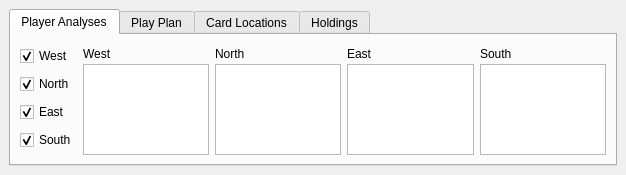
<?xml version="1.0" encoding="UTF-8"?>
<ui version="4.0">
 <class>CStatusWnd</class>
 <widget class="QDockWidget" name="CStatusWnd">
  <property name="geometry">
   <rect>
    <x>0</x>
    <y>0</y>
    <width>626</width>
    <height>175</height>
   </rect>
  </property>
  <property name="maximumSize">
   <size>
    <width>524287</width>
    <height>200</height>
   </size>
  </property>
  <property name="windowTitle">
   <string>Status</string>
  </property>
  <widget class="QWidget" name="dockWidgetContents">
   <layout class="QVBoxLayout" name="verticalLayout_16">
    <item>
     <widget class="QTabWidget" name="statusSheet">
      <property name="currentIndex">
       <number>0</number>
      </property>
      <widget class="QWidget" name="analysisPage">
       <attribute name="title">
        <string>Player Analyses</string>
       </attribute>
       <layout class="QVBoxLayout" name="verticalLayout_15">
        <item>
         <layout class="QHBoxLayout" name="horizontalLayout_9">
          <item>
           <layout class="QVBoxLayout" name="verticalLayout">
            <item>
             <widget class="QCheckBox" name="playAnalysisShowWest">
              <property name="text">
               <string>West</string>
              </property>
              <property name="checked">
               <bool>true</bool>
              </property>
             </widget>
            </item>
            <item>
             <widget class="QCheckBox" name="playAnalysisShowNorth">
              <property name="text">
               <string>North</string>
              </property>
              <property name="checked">
               <bool>true</bool>
              </property>
             </widget>
            </item>
            <item>
             <widget class="QCheckBox" name="playAnalysisShowEast">
              <property name="text">
               <string>East</string>
              </property>
              <property name="checked">
               <bool>true</bool>
              </property>
             </widget>
            </item>
            <item>
             <widget class="QCheckBox" name="playAnalysisShowSouth">
              <property name="text">
               <string>South</string>
              </property>
              <property name="checked">
               <bool>true</bool>
              </property>
             </widget>
            </item>
           </layout>
          </item>
          <item>
           <widget class="QWidget" name="analysisWest" native="true">
            <property name="enabled">
             <bool>true</bool>
            </property>
            <property name="sizePolicy">
             <sizepolicy hsizetype="Preferred" vsizetype="Preferred">
              <horstretch>0</horstretch>
              <verstretch>0</verstretch>
             </sizepolicy>
            </property>
            <layout class="QVBoxLayout" name="verticalLayout_14">
             <property name="spacing">
              <number>0</number>
             </property>
             <property name="margin">
              <number>0</number>
             </property>
             <item>
              <layout class="QVBoxLayout" name="verticalLayout_13">
               <item>
                <layout class="QHBoxLayout" name="horizontalLayout_2">
                 <item>
                  <widget class="QLabel" name="label_7">
                   <property name="text">
                    <string>West</string>
                   </property>
                  </widget>
                 </item>
                 <item>
                  <spacer name="horizontalSpacer_3">
                   <property name="orientation">
                    <enum>Qt::Horizontal</enum>
                   </property>
                   <property name="sizeHint" stdset="0">
                    <size>
                     <width>40</width>
                     <height>20</height>
                    </size>
                   </property>
                  </spacer>
                 </item>
                </layout>
               </item>
               <item>
                <widget class="QPlainTextEdit" name="playerAnalysisWest">
                 <property name="readOnly">
                  <bool>true</bool>
                 </property>
                 <property name="plainText">
                  <string/>
                 </property>
                </widget>
               </item>
              </layout>
             </item>
            </layout>
           </widget>
          </item>
          <item>
           <widget class="QWidget" name="analysisNorth" native="true">
            <property name="enabled">
             <bool>true</bool>
            </property>
            <layout class="QVBoxLayout" name="verticalLayout_12">
             <property name="spacing">
              <number>0</number>
             </property>
             <property name="margin">
              <number>0</number>
             </property>
             <item>
              <layout class="QVBoxLayout" name="verticalLayout_11">
               <item>
                <layout class="QHBoxLayout" name="horizontalLayout_6">
                 <item>
                  <widget class="QLabel" name="label_8">
                   <property name="text">
                    <string>North</string>
                   </property>
                  </widget>
                 </item>
                 <item>
                  <spacer name="horizontalSpacer_5">
                   <property name="orientation">
                    <enum>Qt::Horizontal</enum>
                   </property>
                   <property name="sizeHint" stdset="0">
                    <size>
                     <width>40</width>
                     <height>20</height>
                    </size>
                   </property>
                  </spacer>
                 </item>
                </layout>
               </item>
               <item>
                <widget class="QPlainTextEdit" name="playerAnalysisNorth">
                 <property name="readOnly">
                  <bool>true</bool>
                 </property>
                </widget>
               </item>
              </layout>
             </item>
            </layout>
           </widget>
          </item>
          <item>
           <widget class="QWidget" name="analysisEast" native="true">
            <layout class="QVBoxLayout" name="verticalLayout_10">
             <property name="spacing">
              <number>0</number>
             </property>
             <property name="margin">
              <number>0</number>
             </property>
             <item>
              <layout class="QVBoxLayout" name="verticalLayout_9">
               <item>
                <layout class="QHBoxLayout" name="horizontalLayout_7">
                 <item>
                  <widget class="QLabel" name="label_9">
                   <property name="text">
                    <string>East</string>
                   </property>
                  </widget>
                 </item>
                 <item>
                  <spacer name="horizontalSpacer_6">
                   <property name="orientation">
                    <enum>Qt::Horizontal</enum>
                   </property>
                   <property name="sizeHint" stdset="0">
                    <size>
                     <width>40</width>
                     <height>20</height>
                    </size>
                   </property>
                  </spacer>
                 </item>
                </layout>
               </item>
               <item>
                <widget class="QPlainTextEdit" name="playerAnalysisEast">
                 <property name="readOnly">
                  <bool>true</bool>
                 </property>
                </widget>
               </item>
              </layout>
             </item>
            </layout>
           </widget>
          </item>
          <item>
           <widget class="QWidget" name="analysisSouth" native="true">
            <layout class="QVBoxLayout" name="verticalLayout_8">
             <property name="spacing">
              <number>0</number>
             </property>
             <property name="margin">
              <number>0</number>
             </property>
             <item>
              <layout class="QVBoxLayout" name="verticalLayout_7">
               <item>
                <layout class="QHBoxLayout" name="horizontalLayout_8">
                 <item>
                  <widget class="QLabel" name="label_10">
                   <property name="text">
                    <string>South</string>
                   </property>
                  </widget>
                 </item>
                 <item>
                  <spacer name="horizontalSpacer_7">
                   <property name="orientation">
                    <enum>Qt::Horizontal</enum>
                   </property>
                   <property name="sizeHint" stdset="0">
                    <size>
                     <width>40</width>
                     <height>20</height>
                    </size>
                   </property>
                  </spacer>
                 </item>
                </layout>
               </item>
               <item>
                <widget class="QPlainTextEdit" name="playerAnaslysisSouth">
                 <property name="readOnly">
                  <bool>true</bool>
                 </property>
                </widget>
               </item>
              </layout>
             </item>
            </layout>
           </widget>
          </item>
         </layout>
        </item>
       </layout>
      </widget>
      <widget class="QWidget" name="playPlanPage">
       <attribute name="title">
        <string>Play Plan</string>
       </attribute>
       <layout class="QVBoxLayout" name="verticalLayout_3">
        <item>
         <layout class="QVBoxLayout" name="verticalLayout_2">
          <item>
           <layout class="QHBoxLayout" name="horizontalLayout">
            <item>
             <widget class="QLabel" name="label">
              <property name="text">
               <string>Declarer:</string>
              </property>
             </widget>
            </item>
            <item>
             <widget class="QLineEdit" name="playPlanDeclarer">
              <property name="maximumSize">
               <size>
                <width>40</width>
                <height>16777215</height>
               </size>
              </property>
              <property name="readOnly">
               <bool>true</bool>
              </property>
             </widget>
            </item>
            <item>
             <widget class="QLabel" name="label_2">
              <property name="text">
               <string># Plays:</string>
              </property>
             </widget>
            </item>
            <item>
             <widget class="QLineEdit" name="playPlanPlays">
              <property name="maximumSize">
               <size>
                <width>40</width>
                <height>16777215</height>
               </size>
              </property>
              <property name="readOnly">
               <bool>true</bool>
              </property>
             </widget>
            </item>
            <item>
             <widget class="QLabel" name="label_3">
              <property name="text">
               <string>Current:</string>
              </property>
             </widget>
            </item>
            <item>
             <widget class="QLineEdit" name="playPlanCurrent">
              <property name="maximumSize">
               <size>
                <width>40</width>
                <height>16777215</height>
               </size>
              </property>
              <property name="readOnly">
               <bool>true</bool>
              </property>
             </widget>
            </item>
            <item>
             <spacer name="horizontalSpacer">
              <property name="orientation">
               <enum>Qt::Horizontal</enum>
              </property>
              <property name="sizeHint" stdset="0">
               <size>
                <width>40</width>
                <height>20</height>
               </size>
              </property>
             </spacer>
            </item>
           </layout>
          </item>
          <item>
           <widget class="QTableWidget" name="playPlan">
            <property name="showGrid">
             <bool>false</bool>
            </property>
            <property name="columnCount">
             <number>12</number>
            </property>
            <attribute name="horizontalHeaderStretchLastSection">
             <bool>true</bool>
            </attribute>
            <attribute name="verticalHeaderVisible">
             <bool>false</bool>
            </attribute>
            <column/>
            <column/>
            <column/>
            <column/>
            <column/>
            <column/>
            <column/>
            <column/>
            <column/>
            <column/>
            <column/>
            <column/>
           </widget>
          </item>
         </layout>
        </item>
       </layout>
      </widget>
      <widget class="QWidget" name="cardLocationsPage">
       <attribute name="title">
        <string>Card Locations</string>
       </attribute>
       <layout class="QVBoxLayout" name="verticalLayout_5">
        <item>
         <layout class="QVBoxLayout" name="verticalLayout_4">
          <item>
           <layout class="QHBoxLayout" name="horizontalLayout_3">
            <item>
             <widget class="QLabel" name="label_4">
              <property name="text">
               <string>Observer:</string>
              </property>
             </widget>
            </item>
            <item>
             <widget class="QComboBox" name="cardLocationsObserver"/>
            </item>
            <item>
             <widget class="QLabel" name="label_5">
              <property name="text">
               <string>Target:</string>
              </property>
             </widget>
            </item>
            <item>
             <widget class="QComboBox" name="cardLocationsTarget"/>
            </item>
            <item>
             <spacer name="horizontalSpacer_4">
              <property name="orientation">
               <enum>Qt::Horizontal</enum>
              </property>
              <property name="sizeHint" stdset="0">
               <size>
                <width>40</width>
                <height>20</height>
               </size>
              </property>
             </spacer>
            </item>
           </layout>
          </item>
          <item>
           <widget class="QTableWidget" name="cardLocations">
            <property name="showGrid">
             <bool>false</bool>
            </property>
            <property name="columnCount">
             <number>6</number>
            </property>
            <attribute name="horizontalHeaderStretchLastSection">
             <bool>true</bool>
            </attribute>
            <attribute name="verticalHeaderVisible">
             <bool>false</bool>
            </attribute>
            <column/>
            <column/>
            <column/>
            <column/>
            <column/>
            <column/>
           </widget>
          </item>
         </layout>
        </item>
       </layout>
      </widget>
      <widget class="QWidget" name="holdingsPage">
       <attribute name="title">
        <string>Holdings</string>
       </attribute>
       <layout class="QHBoxLayout" name="horizontalLayout_5">
        <item>
         <layout class="QVBoxLayout" name="verticalLayout_6">
          <item>
           <layout class="QHBoxLayout" name="horizontalLayout_4">
            <item>
             <widget class="QLabel" name="label_6">
              <property name="text">
               <string>Combined Suit Status</string>
              </property>
             </widget>
            </item>
            <item>
             <spacer name="horizontalSpacer_2">
              <property name="orientation">
               <enum>Qt::Horizontal</enum>
              </property>
              <property name="sizeHint" stdset="0">
               <size>
                <width>40</width>
                <height>20</height>
               </size>
              </property>
             </spacer>
            </item>
           </layout>
          </item>
          <item>
           <widget class="QTableWidget" name="holdings">
            <property name="columnCount">
             <number>5</number>
            </property>
            <attribute name="horizontalHeaderStretchLastSection">
             <bool>true</bool>
            </attribute>
            <attribute name="verticalHeaderVisible">
             <bool>false</bool>
            </attribute>
            <column/>
            <column/>
            <column/>
            <column/>
            <column/>
           </widget>
          </item>
         </layout>
        </item>
       </layout>
      </widget>
     </widget>
    </item>
   </layout>
  </widget>
 </widget>
 <resources/>
 <connections/>
</ui>
